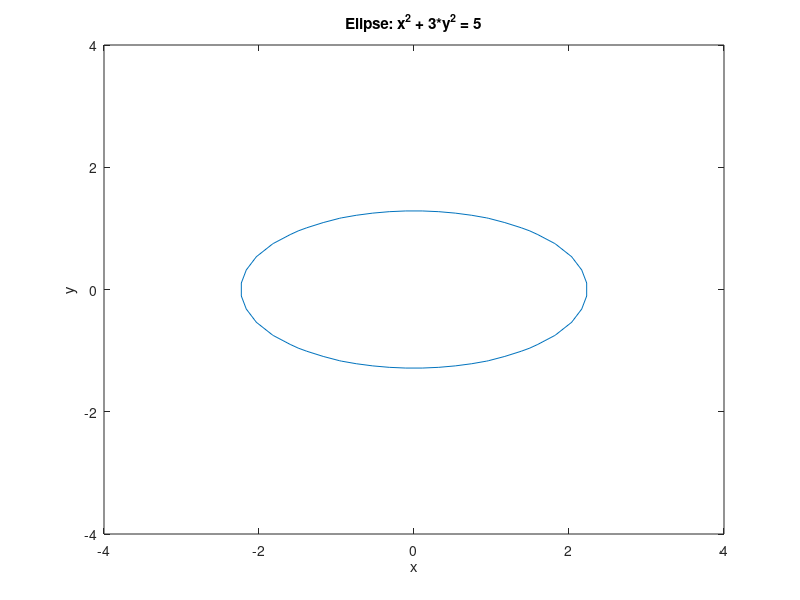
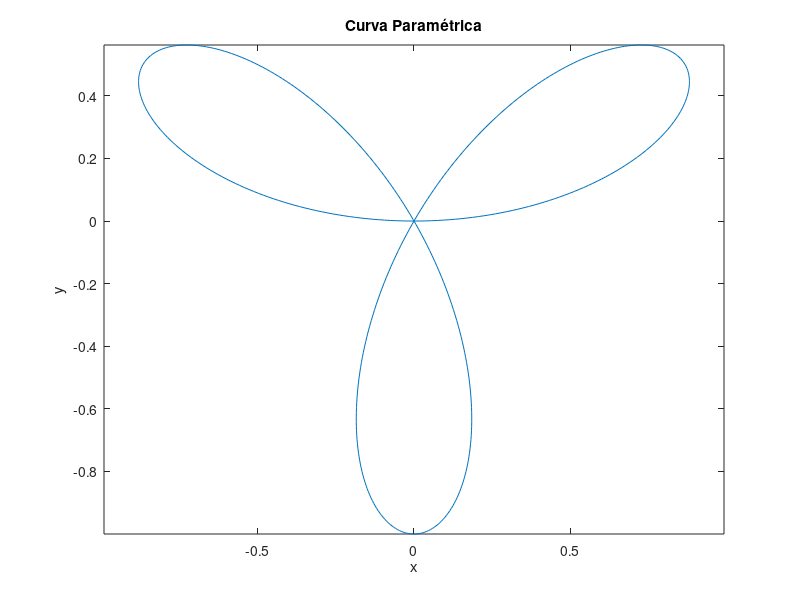

MATLAB code for these plots, in order:
% Ejemplo de ezplot para una función implícita
figure;
ezplot('x^2 + 3*y^2 - 5'); % Grafica x^2 + 3*y^2 = 5
axis([-4 4 -4 4]);
title('Elipse: x^2 + 3*y^2 = 5');

% Ejemplo de ezplot para una curva paramétrica 
figure;
ezplot('sin(3*t)*cos(t)', 'sin(3*t)*sin(t)', [0, pi]);
title('Curva Paramétrica');